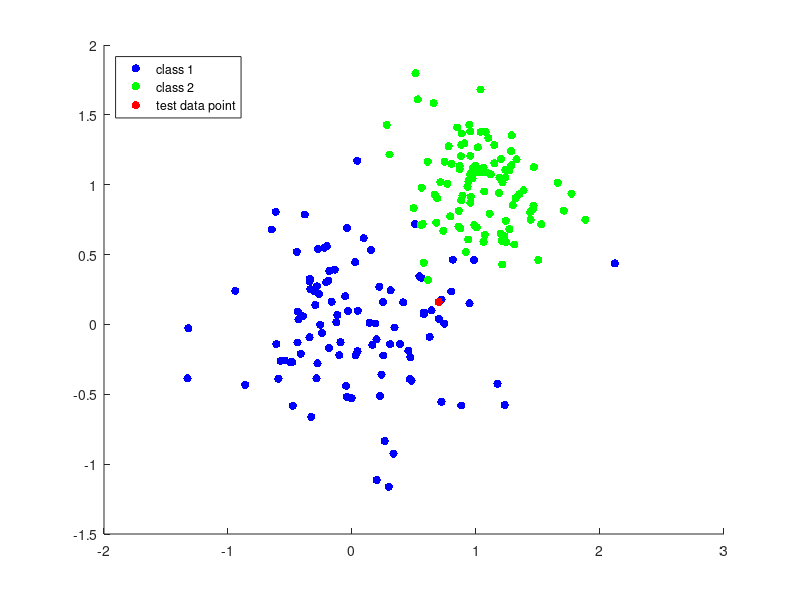

This figure's MATLAB source: (Note: this script raises an error after producing the figure.)
clc
clear
close all
k=3;m=200;
x_c1=0.5*randn(m/2,2);
x_c2=1+0.3*randn(m/2,2);
test=rand(1,2); %feed your test points
scatter(x_c1(:,1),x_c1(:,2),'b','fill');
hold on;
scatter(x_c2(:,1),x_c2(:,2),'g','fill');
hold on;
scatter(test(:,1),test(:,2),'r','fill');
hold off;
legend('class 1','class 2','test data point','Location','northwest')
data=[x_c1 ones(m/2,1);x_c2 zeros(m/2,1)];
labels=data(:,3);
X=data(:,1:2);
[neighbors,Index]=kNN(X,test,k); %returns the nearest indices and the k-smallest distances
yhat=predict(labels,Index);
fprintf('The new test point classified as: class %d ',yhat);
if yhat==1
    figure(2);
    scatter([x_c1(:,1); test(:,1)],[x_c1(:,2) ; test(:,2)],'b','fill');
    hold on;
    scatter(x_c2(:,1),x_c2(:,2),'g','fill');
    hold off;
    legend('class 1','class 2','Location','northwest')
else
    figure(2);
    scatter(x_c1(:,1),x_c1(:,2),'b','fill');
    hold on;
    scatter([x_c2(:,1); test(:,1)],[x_c2(:,2) ; test(:,2)],'g','fill');
    hold off;
    legend('class 1','class 2','Location','northwest')
end